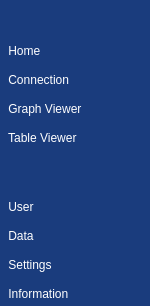
        <widget class="QFrame" name="content_left_menu">
         <property name="sizePolicy">
          <sizepolicy hsizetype="Expanding" vsizetype="Expanding">
           <horstretch>0</horstretch>
           <verstretch>0</verstretch>
          </sizepolicy>
         </property>
         <property name="minimumSize">
          <size>
           <width>35</width>
           <height>0</height>
          </size>
         </property>
         <property name="maximumSize">
          <size>
           <width>150</width>
           <height>16777215</height>
          </size>
         </property>
         <property name="styleSheet">
          <string notr="true">/*window content left menu*/

QFrame, QLabel {
    background-color: #1a3c7d;/*accent4*/
    color: #fff;/*accent1*/
	padding: 0;
	margin: 0;
	text-align: left;
	border: none;
}

QPushButton{
	background-color: #1a3c7d; /*accent4*/
    color: #fff;/*accent1*/
	padding: 5px 5px;
	margin: 0;
	text-align: left;
	border-top-left-radius:10px;
	border-bottom-left-radius:10px;
}

QPushButton:hover{
	background-color:#0d56df; /*accent3*/
}
</string>
         </property>
         <layout class="QVBoxLayout" name="verticalLayout_2">
          <property name="spacing">
           <number>5</number>
          </property>
          <property name="sizeConstraint">
           <enum>QLayout::SetDefaultConstraint</enum>
          </property>
          <property name="leftMargin">
           <number>0</number>
          </property>
          <property name="topMargin">
           <number>0</number>
          </property>
          <property name="rightMargin">
           <number>0</number>
          </property>
          <property name="bottomMargin">
           <number>0</number>
          </property>
          <item alignment="Qt::AlignRight|Qt::AlignTop">
           <widget class="QFrame" name="left_menu_buttons_frame">
            <property name="frameShape">
             <enum>QFrame::NoFrame</enum>
            </property>
            <property name="frameShadow">
             <enum>QFrame::Plain</enum>
            </property>
            <property name="lineWidth">
             <number>0</number>
            </property>
            <layout class="QHBoxLayout" name="horizontalLayout_2">
             <property name="spacing">
              <number>0</number>
             </property>
             <property name="leftMargin">
              <number>0</number>
             </property>
             <property name="topMargin">
              <number>5</number>
             </property>
             <property name="rightMargin">
              <number>0</number>
             </property>
             <property name="bottomMargin">
              <number>5</number>
             </property>
             <item>
              <widget class="QPushButton" name="show_left_menu_button">
               <property name="cursor">
                <cursorShape>ClosedHandCursor</cursorShape>
               </property>
               <property name="text">
                <string/>
               </property>
               <property name="icon">
                <iconset resource="../resources/resources.qrc">
                 <normaloff>:/icons/icons/chevrons-right.svg</normaloff>:/icons/icons/chevrons-right.svg</iconset>
               </property>
               <property name="iconSize">
                <size>
                 <width>20</width>
                 <height>20</height>
                </size>
               </property>
              </widget>
             </item>
             <item>
              <widget class="QPushButton" name="hide_left_menu_button">
               <property name="enabled">
                <bool>true</bool>
               </property>
               <property name="cursor">
                <cursorShape>ClosedHandCursor</cursorShape>
               </property>
               <property name="text">
                <string/>
               </property>
               <property name="icon">
                <iconset resource="../resources/resources.qrc">
                 <normaloff>:/icons/icons/chevrons-left.svg</normaloff>:/icons/icons/chevrons-left.svg</iconset>
               </property>
               <property name="iconSize">
                <size>
                 <width>20</width>
                 <height>20</height>
                </size>
               </property>
              </widget>
             </item>
            </layout>
           </widget>
          </item>
          <item alignment="Qt::AlignTop">
           <widget class="QPushButton" name="home_button">
            <property name="cursor">
             <cursorShape>PointingHandCursor</cursorShape>
            </property>
            <property name="autoFillBackground">
             <bool>false</bool>
            </property>
            <property name="text">
             <string> Home</string>
            </property>
            <property name="icon">
             <iconset resource="../resources/resources.qrc">
              <normaloff>:/icons/icons/home.svg</normaloff>:/icons/icons/home.svg</iconset>
            </property>
            <property name="iconSize">
             <size>
              <width>20</width>
              <height>20</height>
             </size>
            </property>
           </widget>
          </item>
          <item>
           <widget class="QPushButton" name="connection_button">
            <property name="cursor">
             <cursorShape>PointingHandCursor</cursorShape>
            </property>
            <property name="text">
             <string> Connection</string>
            </property>
            <property name="icon">
             <iconset resource="../resources/resources.qrc">
              <normaloff>:/icons/icons/monitor.svg</normaloff>:/icons/icons/monitor.svg</iconset>
            </property>
            <property name="iconSize">
             <size>
              <width>20</width>
              <height>20</height>
             </size>
            </property>
           </widget>
          </item>
          <item>
           <widget class="QPushButton" name="graph_view_button">
            <property name="cursor">
             <cursorShape>PointingHandCursor</cursorShape>
            </property>
            <property name="text">
             <string> Graph Viewer</string>
            </property>
            <property name="icon">
             <iconset resource="../resources/resources.qrc">
              <normaloff>:/icons/icons/activity.svg</normaloff>:/icons/icons/activity.svg</iconset>
            </property>
            <property name="iconSize">
             <size>
              <width>20</width>
              <height>20</height>
             </size>
            </property>
           </widget>
          </item>
          <item>
           <widget class="QPushButton" name="table_view_button">
            <property name="cursor">
             <cursorShape>PointingHandCursor</cursorShape>
            </property>
            <property name="text">
             <string> Table Viewer</string>
            </property>
            <property name="icon">
             <iconset resource="../resources/resources.qrc">
              <normaloff>:/icons/icons/table.svg</normaloff>:/icons/icons/table.svg</iconset>
            </property>
            <property name="iconSize">
             <size>
              <width>20</width>
              <height>20</height>
             </size>
            </property>
           </widget>
          </item>
          <item>
           <spacer name="verticalSpacer_2">
            <property name="orientation">
             <enum>Qt::Vertical</enum>
            </property>
            <property name="sizeHint" stdset="0">
             <size>
              <width>20</width>
              <height>40</height>
             </size>
            </property>
           </spacer>
          </item>
          <item>
           <widget class="QPushButton" name="user_button">
            <property name="cursor">
             <cursorShape>PointingHandCursor</cursorShape>
            </property>
            <property name="text">
             <string> User</string>
            </property>
            <property name="icon">
             <iconset resource="../resources/resources.qrc">
              <normaloff>:/icons/icons/user.svg</normaloff>:/icons/icons/user.svg</iconset>
            </property>
            <property name="iconSize">
             <size>
              <width>20</width>
              <height>20</height>
             </size>
            </property>
           </widget>
          </item>
          <item>
           <widget class="QPushButton" name="streaming_params_button">
            <property name="text">
             <string> Data</string>
            </property>
            <property name="icon">
             <iconset resource="../resources/resources.qrc">
              <normaloff>:/icons/icons/database.svg</normaloff>:/icons/icons/database.svg</iconset>
            </property>
            <property name="iconSize">
             <size>
              <width>20</width>
              <height>20</height>
             </size>
            </property>
           </widget>
          </item>
          <item>
           <widget class="QPushButton" name="settings_button">
            <property name="text">
             <string> Settings</string>
            </property>
            <property name="icon">
             <iconset resource="../resources/resources.qrc">
              <normaloff>:/icons/icons/settings.svg</normaloff>:/icons/icons/settings.svg</iconset>
            </property>
            <property name="iconSize">
             <size>
              <width>20</width>
              <height>20</height>
             </size>
            </property>
           </widget>
          </item>
          <item>
           <widget class="QPushButton" name="info_button">
            <property name="cursor">
             <cursorShape>PointingHandCursor</cursorShape>
            </property>
            <property name="text">
             <string> Information</string>
            </property>
            <property name="icon">
             <iconset resource="../resources/resources.qrc">
              <normaloff>:/icons/icons/info.svg</normaloff>:/icons/icons/info.svg</iconset>
            </property>
            <property name="iconSize">
             <size>
              <width>20</width>
              <height>20</height>
             </size>
            </property>
           </widget>
          </item>
         </layout>
        </widget>
